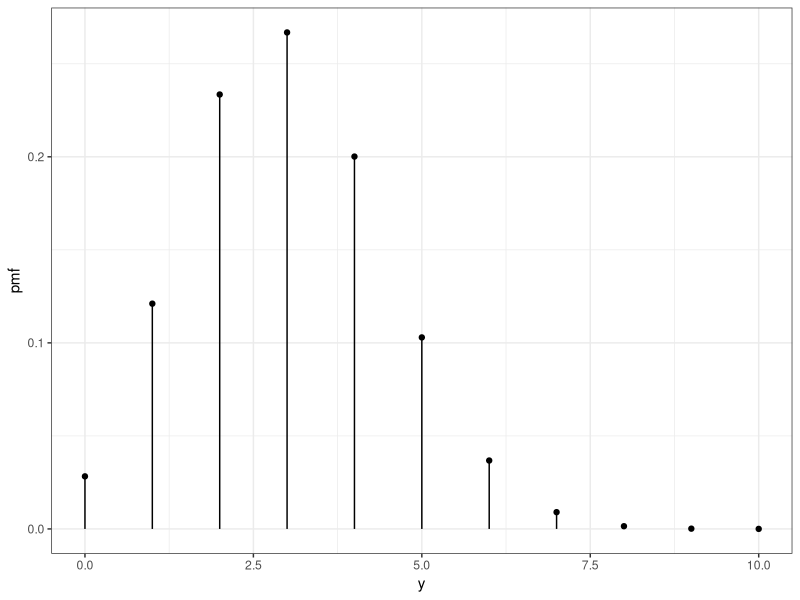
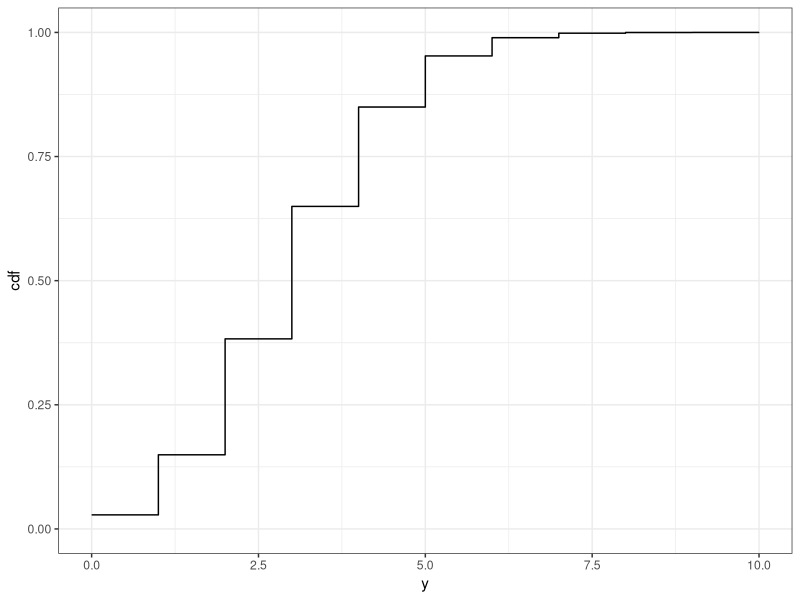
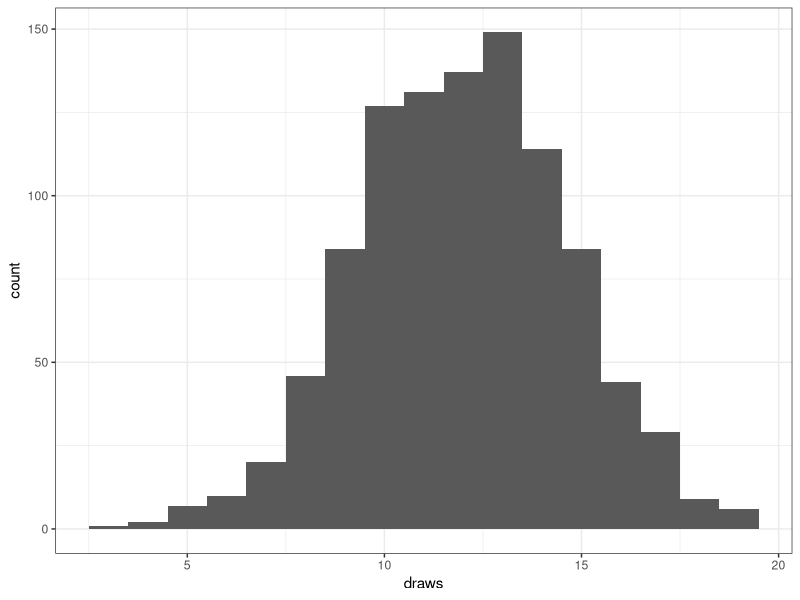
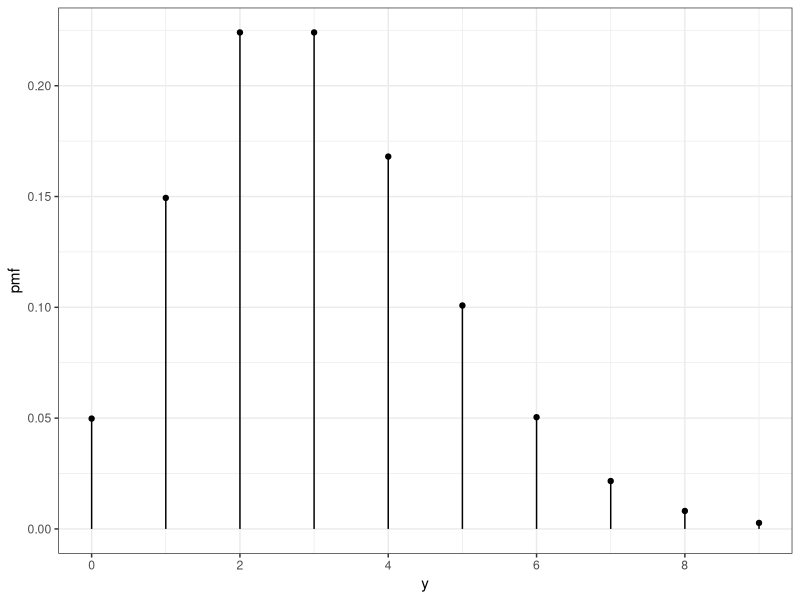
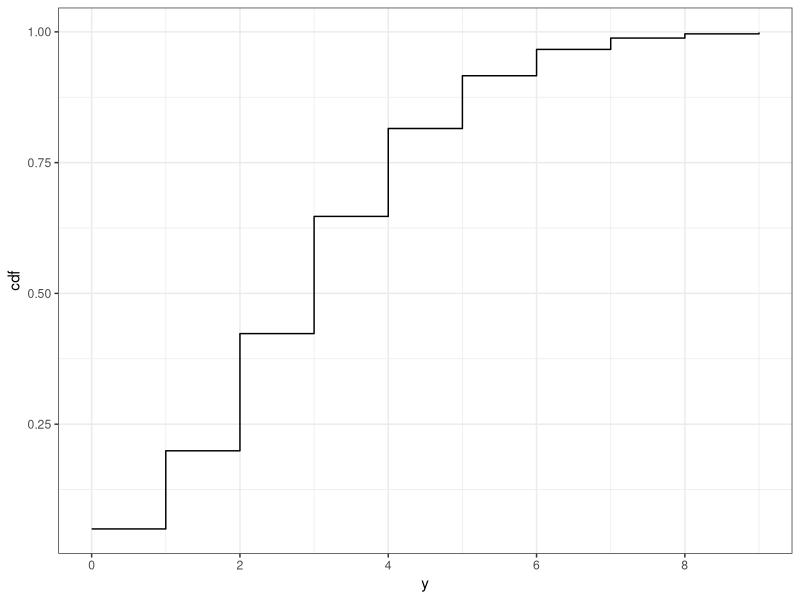
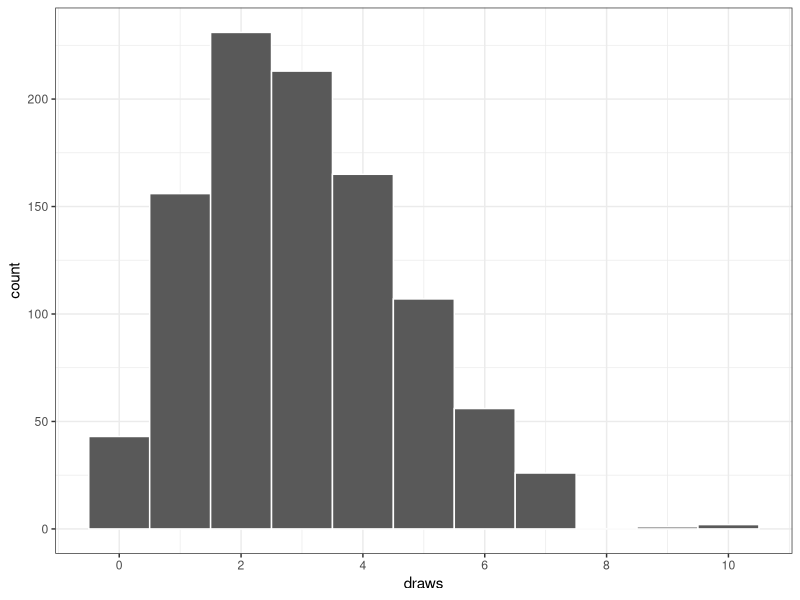
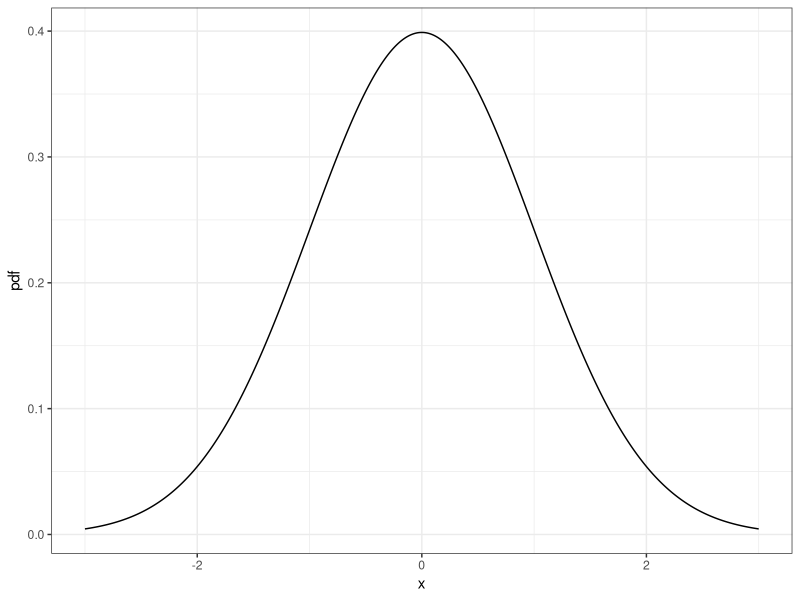
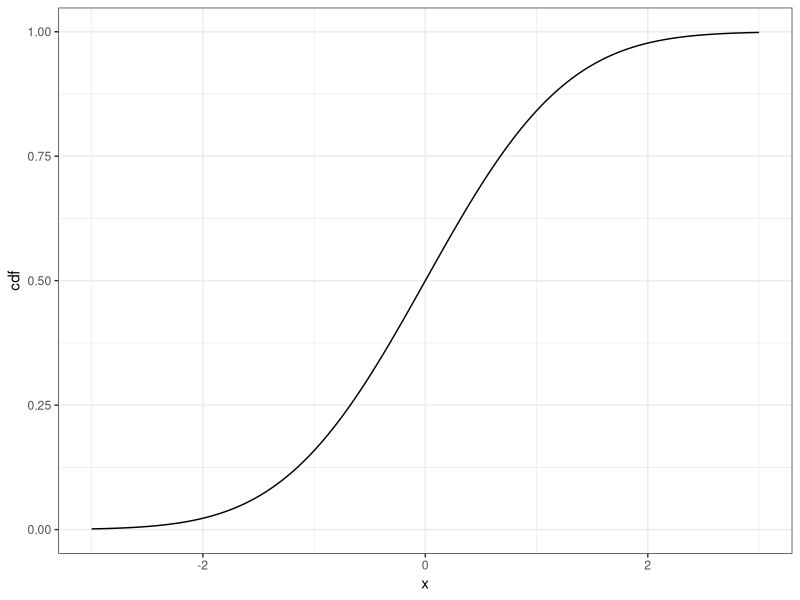

R code for these plots, in order:
## -----------------------------------------------------------------------------------------------------------------------------
library("tidyverse"); theme_set(theme_bw())
library("scales") # for breaks_pretty()


## ---- eval=FALSE--------------------------------------------------------------------------------------------------------------
## ?Distributions


## -----------------------------------------------------------------------------------------------------------------------------
n <- 10
p <- 0.3
d <- data.frame(
  y = 0:n
) %>%
  mutate(pmf = dbinom(y, size = n, prob = p))

ggplot(d, aes(x = y, y = pmf, yend = 0, xend = y)) +
  geom_point() + 
  geom_segment()


## -----------------------------------------------------------------------------------------------------------------------------
d <- d %>%
  mutate(cdf = pbinom(y, size = n, prob = p))

ggplot(d, aes(x = y, y = cdf, yend = 0, xend = y)) +
  geom_step()


## -----------------------------------------------------------------------------------------------------------------------------
n <- 30
p <- 0.4
pbinom(13, size = n, prob = p) - 
  pbinom(1, size = n, prob = p)


## -----------------------------------------------------------------------------------------------------------------------------
draws <- rbinom(1000, size = n, prob = p)

ggplot(mapping = aes(x = draws)) +
  geom_histogram(binwidth = 1)


## -----------------------------------------------------------------------------------------------------------------------------
mean(10 < draws & draws < 14) # vs 
pbinom(13, size = n, prob = p) - 
  pbinom(10, size = n, prob = p)


## -----------------------------------------------------------------------------------------------------------------------------
r <- 3
d <- data.frame(y = 0:(3*r)) %>%
  mutate(pmf = dpois(y, lambda = r),
         cdf = ppois(y, lambda = r))

ggplot(d, aes(x = y, y = pmf, xend = y, yend = 0)) + 
  geom_point() + 
  geom_segment() +
  scale_x_continuous(breaks = breaks_pretty())


## -----------------------------------------------------------------------------------------------------------------------------
ggplot(d, aes(x = y, y = cdf)) + 
  geom_step() +
  scale_x_continuous(breaks = breaks_pretty())


## -----------------------------------------------------------------------------------------------------------------------------
draws <- rpois(1000, lambda = r)

ggplot(mapping = aes(x = draws)) + 
  geom_histogram(binwidth = 1, color = "white") + 
  scale_x_continuous(breaks = breaks_pretty())


## -----------------------------------------------------------------------------------------------------------------------------
m <- 0
s <- 1 # standard deviation

d <- data.frame(x = seq(m - 3*s, m + 3*s, length = 1001)) %>%
  mutate(pdf = dnorm(x, m, s),
         cdf = pnorm(x, m, s))

ggplot(d, aes(x = x, y = pdf)) +
  geom_line()


## -----------------------------------------------------------------------------------------------------------------------------
ggplot(d, aes(x = x, y = cdf)) +
  geom_line()


## -----------------------------------------------------------------------------------------------------------------------------
ggplot(data.frame(p = 0:1)) +
  stat_function(fun = qnorm, n = 1001, args = list(mean = m, sd = s))


## -----------------------------------------------------------------------------------------------------------------------------
qnorm(.975)


## -----------------------------------------------------------------------------------------------------------------------------
draws <- rnorm(20)

ggplot() +
  geom_histogram(mapping = aes(x = draws), bins = 10)


## -----------------------------------------------------------------------------------------------------------------------------
ggplot() +
  geom_histogram(
    mapping = aes(
      x = draws, 
      y = after_stat(density)), 
    bins = 10) +
  stat_function(fun = dnorm, 
                n = 1001, 
                args = list(
                  mean = mean(draws), 
                  sd = sd(draws)),
                color = 'red') +
  xlim(min(draws)-1, max(draws) + 1)


## -----------------------------------------------------------------------------------------------------------------------------
draws <- rnorm(1e4)

ggplot() +
  geom_histogram(
    mapping = aes(
      x = draws, 
      y = after_stat(density)), 
    bins = 30) +
  stat_function(fun = dnorm, 
                n = 1001, 
                args = list(
                  mean = mean(draws), 
                  sd = sd(draws)),
                color = 'red') +
  xlim(min(draws)-1, max(draws) + 1)


## -----------------------------------------------------------------------------------------------------------------------------
df <- 10

d <- data.frame(x = seq(-4, 4, length = 1001)) %>%
  mutate(pdf = dt(x, df = df),
         cdf = pt(x, df = df))

ggplot(d, aes(x = x, y = pdf)) + 
  geom_line() +
  stat_function(fun = dnorm, color = 'red')


## -----------------------------------------------------------------------------------------------------------------------------
y <- round(rnorm(10), 2)
y


## -----------------------------------------------------------------------------------------------------------------------------
n <- length(y); n 
m <- mean(y); m
s <- sd(y); s


## -----------------------------------------------------------------------------------------------------------------------------
t <- (m-1)/(s/sqrt(n)); t


## -----------------------------------------------------------------------------------------------------------------------------
pvalue <- 2*pt(-abs(t), df = n-1); pvalue


## -----------------------------------------------------------------------------------------------------------------------------
t.test(y, mu = 1)$p.value


## -----------------------------------------------------------------------------------------------------------------------------
tcrit <- qt(.95, df = n-1); tcrit


## -----------------------------------------------------------------------------------------------------------------------------
m + c(-1,1)*tcrit*s/sqrt(n)


## -----------------------------------------------------------------------------------------------------------------------------
t.test(y, conf.level = 0.9)$conf.int
